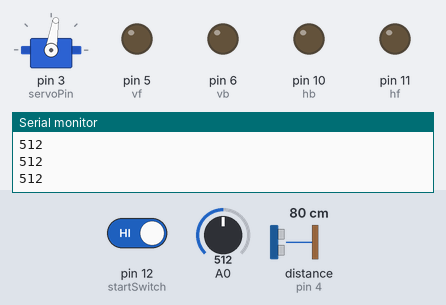
The sketch below on a simulated Arduino Uno, built with avr-gcc and run on an emulated ATmega328P. Shown: servo, output pins drawn as LEDs (lit = HIGH), the last lines printed to the serial monitor. Wiring (inferred from the names in the program): ultrasonic range finder: trigger pin 2; echo pin 4. Dashed ring = blinking. Inputs (shaded band) come from the test bench; at power-on: pin 12 (startSwitch) HIGH, distance to the obstacle (sensor on pin 4) 80 cm, A0 = 512. The echo pulse lasts 58.3 µs per cm; pins used as bus, display or sensor lines are not drawn.

Above: at 1.2 s.
1.3 s: pin 12 (startSwitch) driven LOW
4.3 s: distance to the obstacle (sensor on pin 4) set to 66 cm
7.3 s: distance to the obstacle (sensor on pin 4) set to 56 cm
At 7.9 s:
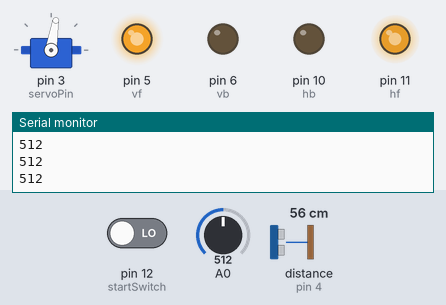
8.8 s: A0 set to 5
10.3 s: A0 set to 2
At 10.94 s:
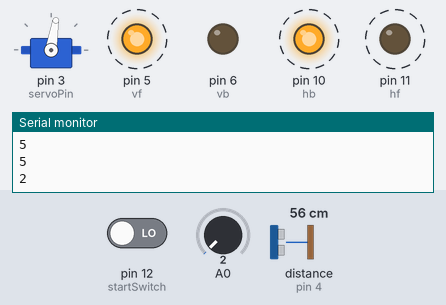
At 11.5 s:
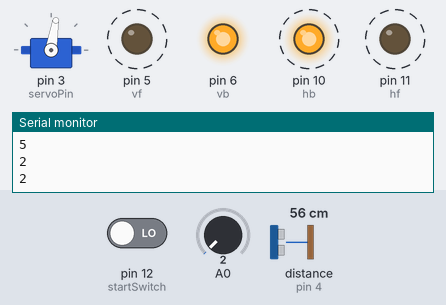
13.3 s: distance to the obstacle (sensor on pin 4) set to 250 cm
Timing chart, 0 to 17.3 s (numbered marks = the images above; inputs shaded):
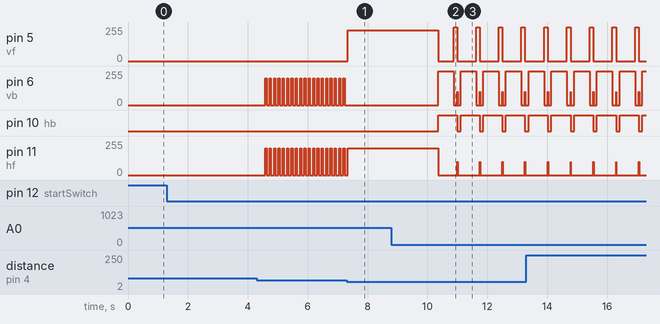

The sketch:

FL.AI.ino
```cpp
#include <Servo.h>

#define servoPin 3
#define trig 2
#define echo 4
#define hf 11
#define hb 10
#define vf 5
#define vb 6
#define startSwitch 12
#define STOPPED 0
#define DRIVING 1
#define WAITING 2
#define SEARCHING 3

#define STOP 0
#define DRIVE 1
#define FORWARD 2
#define BACKWARD 3

#define DRIVE_SPEED 200
#define REVERSE_SPEED 255
#define SEARCH_DISTANCE_MAX 60
#define BLACKNESS 4
#define H_OFFSET 0
#define V_OFFSET 30

struct servo {
  int pin;
  int pos;
  int direction;
  Servo servo;
} servo;

struct memory {
  int state;
} memory;

void setup() {
  servo.pin = 3;
  memory.state = STOPPED;
  pinMode(trig, OUTPUT);
  pinMode(echo, INPUT);
  pinMode(hf, OUTPUT);
  pinMode(hb, OUTPUT);
  pinMode(vf, OUTPUT);
  pinMode(vb, OUTPUT);
  pinMode(A0, INPUT);
  pinMode(startSwitch, INPUT_PULLUP);

  servo.servo.attach(servo.pin);
  servo.servo.write(81);
  Serial.begin(9600);
}

void loop() {
  int distance = getDistance();
  int color = analogRead(A0);
  Serial.println(color);
  switch (memory.state) {
    case STOPPED:
      // Serial.println("STOPPED");
      drive(0, STOP);
      if (digitalRead(startSwitch) == LOW) {
        memory.state = WAITING;
        delay(3000);
      }
      break;

    case WAITING:
      // Serial.println("WAITING");
      memory.state = SEARCHING;
      break;

    case DRIVING:
      // Serial.println("DRIVING");
      if (digitalRead(startSwitch) == HIGH) {
        memory.state = STOPPED;
        return;
      }
      else if (color < BLACKNESS) {
        // Serial.println("EDGE");
        drive(REVERSE_SPEED, BACKWARD);
        delay(520);
        turn90();
        memory.state = SEARCHING;
      }
      else if (distance > SEARCH_DISTANCE_MAX || distance == 0) {
        memory.state = SEARCHING;
      }
      break;

    case SEARCHING:
      // Serial.println("SEARCHING");
      if (digitalRead(startSwitch) == HIGH) {
        memory.state = STOPPED;
        return;
      }
      if (color < BLACKNESS) {
        // Serial.println("EDGE");
        drive(REVERSE_SPEED, BACKWARD);
        delay(520);
        turn90();
      }
      else if (distance > SEARCH_DISTANCE_MAX || distance == 0) {
        turn10();
      }
      else {
        drive(DRIVE_SPEED, FORWARD);
        memory.state = DRIVING;
      }
      break;
  }
  delay(100);
}

void drive(int _speed, int _direction) {
  switch (_direction) {
    case STOP:
      analogWrite(hf, 0);
      analogWrite(hb, 0);
      analogWrite(vf, 0);
      analogWrite(vb, 0);
      // Serial.println("DRIVE STOP");
      break;
    case FORWARD:
      analogWrite(hb, 0);
      analogWrite(vb, 0);
      analogWrite(hf, _speed + H_OFFSET);
      analogWrite(vf, _speed + V_OFFSET);
      // Serial.println("DRIVE FORWARD");
      break;
    case BACKWARD:
      analogWrite(hf, 0);
      analogWrite(hb, _speed);
      analogWrite(vf, 0);
      analogWrite(vb, _speed);
      // Serial.println("DRIVE BACKWARD");
      break;
  }
}

int getDistance() {
  digitalWrite(trig, HIGH);
  delayMicroseconds(10);
  digitalWrite(trig, LOW);
  long duration = pulseIn(echo, HIGH, 10000);
  long distance = (duration/2) / 29.1;      // Return cm.
  //long distance = ((duration/2)*0.34029)/100; // Return cm.
  return distance;
}

void turn90() {
  analogWrite(hf, 0);
  analogWrite(hb, 255);
  analogWrite(vf, 255);
  analogWrite(vb, 0);
  delay(120);
  analogWrite(hf, 100);
  analogWrite(hb, 0);
  analogWrite(vf, 0);
  analogWrite(vb, 100);
  delay(10);
  analogWrite(hf, 0);
  analogWrite(hb, 0);
  analogWrite(vf, 0);
  analogWrite(vb, 0);
}

void turn90inv() {
  analogWrite(hf, 255);
  analogWrite(hb, 0);
  analogWrite(vf, 0);
  analogWrite(vb, 255);
  delay(120);
  analogWrite(hf, 0);
  analogWrite(hb, 100);
  analogWrite(vf, 100);
  analogWrite(vb, 0);
  delay(10);
  analogWrite(hf, 0);
  analogWrite(hb, 0);
  analogWrite(vf, 0);
  analogWrite(vb, 0);
}

void turn10() {
  analogWrite(hf, 200);
  analogWrite(hb, 0);
  analogWrite(vf, 0);
  analogWrite(vb, 200);
  delay(40);
  analogWrite(hf, 0);
  analogWrite(hb, 0);
  analogWrite(vf, 0);
  analogWrite(vb, 0);
}

void turn180() {
  analogWrite(hf, 0);
  analogWrite(hb, 255);
  analogWrite(vf, 255);
  analogWrite(vb, 0);
  delay(400);
  analogWrite(hf, 0);
  analogWrite(hb, 0);
  analogWrite(vf, 0);
  analogWrite(vb, 0);
}
```

Measured:
- the behaviour switches between 62 and 61 cm on distance to the obstacle (sensor on pin 4) (found by bisection; images 0 and 1)
- the behaviour switches between 4 and 3 on A0 (found by bisection; images 1 and 2)
- after the input at 7.3 s, pin 5 (vf): 0/255 → 230/255 at once; pin 6 (vb): stops changing and stays 0/255; pin 11 (hf): goes on until 7.3 s, then stays 200/255
- after the input at 10.3 s, pin 5 (vf): alternates 255/255 for 0.12 s and 0/255 for 0.63 s, starting after 0.06 s; pin 6 (vb): 0/255 → 255/255 after 0.06 s, then repeats every 0.75 s: 0/255 0.12 s, 100/255 0.01 s, 0/255 0.10 s, 255/255 0.52 s
- by itself, pin 6 (vb), pin 11 (hf): alternates 200/255 for 0.04 s and 0/255 for 0.10 s
